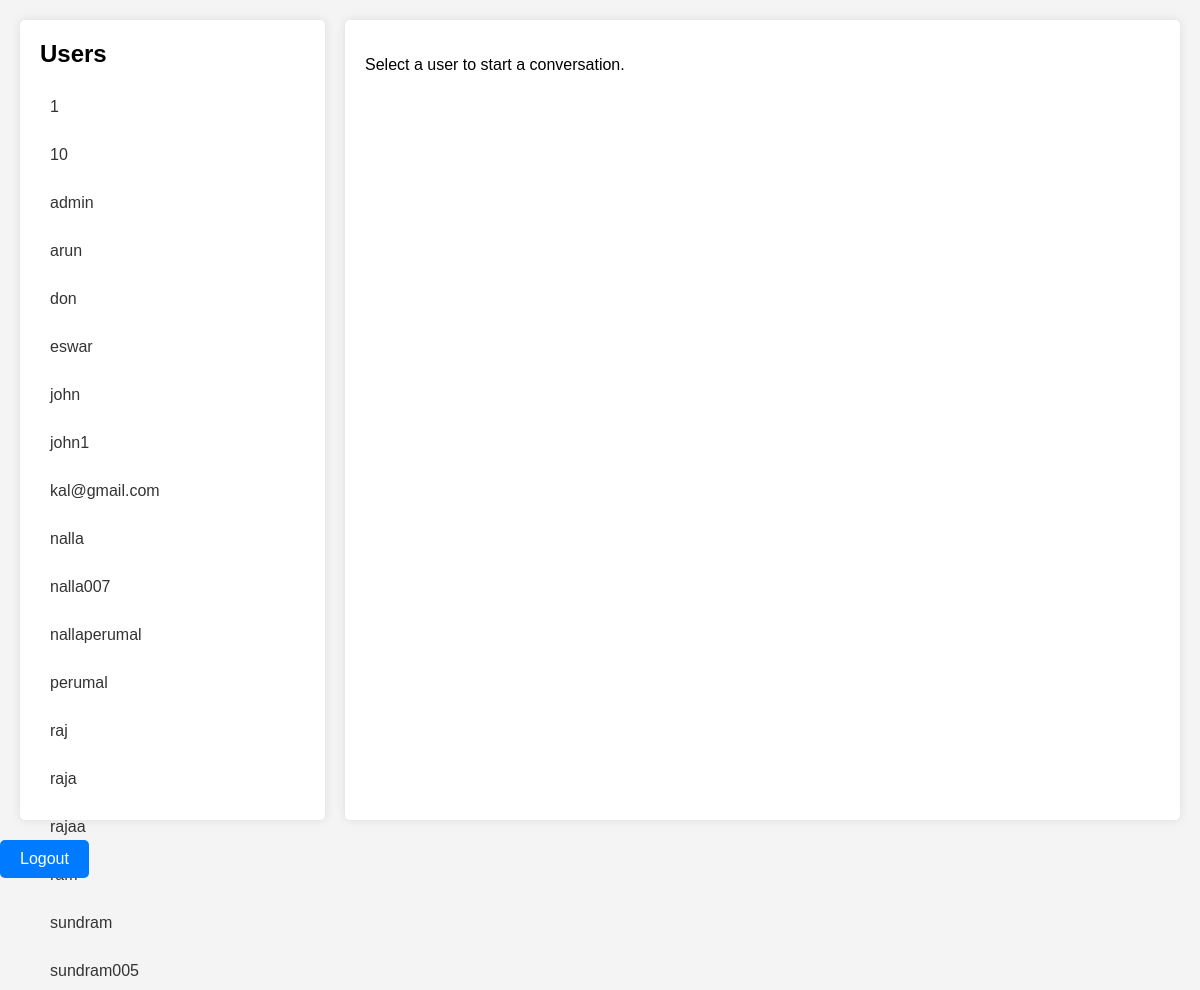
The app's page /private.php (signed in) with its own data.
### tables this page shows
CREATE TABLE `users` (
  `id` int(11) NOT NULL,
  `username` varchar(50) NOT NULL,
  `password` varchar(255) NOT NULL,
  `password_hash` varchar(255) NOT NULL
);

### private.php (the view, shortened to what this page needs)
<?php
require 'config.php';
$query = "SELECT id, username FROM users WHERE id != ?";
$stmt = $conn->prepare($query);
$stmt->bind_param("i", $_SESSION['user_id']);
$stmt->execute();
$result = $stmt->get_result();
$users = $result->fetch_all(MYSQLI_ASSOC);
$messages = [];
?>
<!DOCTYPE html>
<html>
<head>
    <link rel="stylesheet" type="text/css" href="private.css">
</head>
<body>
    <div class="container">
        <div class="users">
            <h2>Users</h2>
            <ul>
                <?php foreach ($users as $user): ?>
                    <li>
                        <a href="private.php?user_id=<?php echo $user['id']; ?>">
                            <?php echo htmlspecialchars($user['username']); ?>
                        </a>
                    </li>
                <?php endforeach; ?>
            </ul>
        </div>
        <div class="messages">
            <?php if (isset($_GET['user_id'])): ?>
                <?php
                $selected_user_id = $_GET['user_id'];
                $query = "SELECT username FROM users WHERE id = ?";
                $stmt = $conn->prepare($query);
                $stmt->bind_param("i", $selected_user_id);
                $stmt->execute();
                $result = $stmt->get_result();
                $selected_user = $result->fetch_assoc();
                ?>
                <h2>Messages with <?php echo htmlspecialchars($selected_user['username']); ?></h2>
                <div class="message-list">
                    <?php foreach ($messages as $message): ?>
                        <div class="message <?php echo $message['sender_id'] == $_SESSION['user_id'] ? 'sent' : 'received'; ?>">
                            <div class="content"><?php echo htmlspecialchars($message['message_content']); ?></div>
                            <div class="timestamp"><?php echo $message['created_at']; ?></div>
                        </div>
                    <?php endforeach; ?>
                </div>
                <form action="private.php?user_id=<?php echo $_GET['user_id']; ?>" method="post">
                    <textarea name="message_content" placeholder="Type your message..." required></textarea>
                    <input type="hidden" name="recipient_id" value="<?php echo $_GET['user_id']; ?>">
                    <button type="submit">Send</button>
                </form>
            <?php else: ?>
                <p>Select a user to start a conversation.</p>
            <?php endif; ?>
        </div>
    </div>
 <form action="logout.php" method="post">
            <button type="submit" name="logout">Logout</button>
        </form>
</body>
</html>

### private.css (style rules this page uses)
body { font-family: Arial, sans-serif; margin: 0; padding: 0; background-color: #f4f4f4; }
.container { display: flex; height: 100vh; margin: 20px; }
.users { width: 25%; background: #ffffff; border-radius: 5px; box-shadow: 0 0 10px rgba(0, 0, 0, 0.1); padding: 20px; margin-right: 20px; }
.users h2 { margin-top: 0; }
.users ul { list-style: none; padding: 0; }
.users li { margin-bottom: 10px; }
.users a { text-decoration: none; color: #333; display: block; padding: 10px; border-radius: 5px; transition: background-color 0.3s; }
.messages { width: 75%; background: #ffffff; border-radius: 5px; box-shadow: 0 0 10px rgba(0, 0, 0, 0.1); padding: 20px; }
form { margin-top: 20px; }
button { background-color: #007bff; color: white; border: none; padding: 10px 20px; border-radius: 5px; cursor: pointer; font-size: 1em; transition: background-color 0.3s; }

### records on screen
users: username "1"
users: username "10"
users: username "admin"
users: username "arun"
users: username "don"
users: username "eswar"
users: username "john"
users: username "john1"
users: username "kal@gmail.com"
users: username "nalla"
users: username "nalla007"
users: username "nallaperumal"
users: username "perumal"
users: username "raj"
users: username "raja"
users: username "rajaa"
users: username "sundram"
users: username "sundram005"
